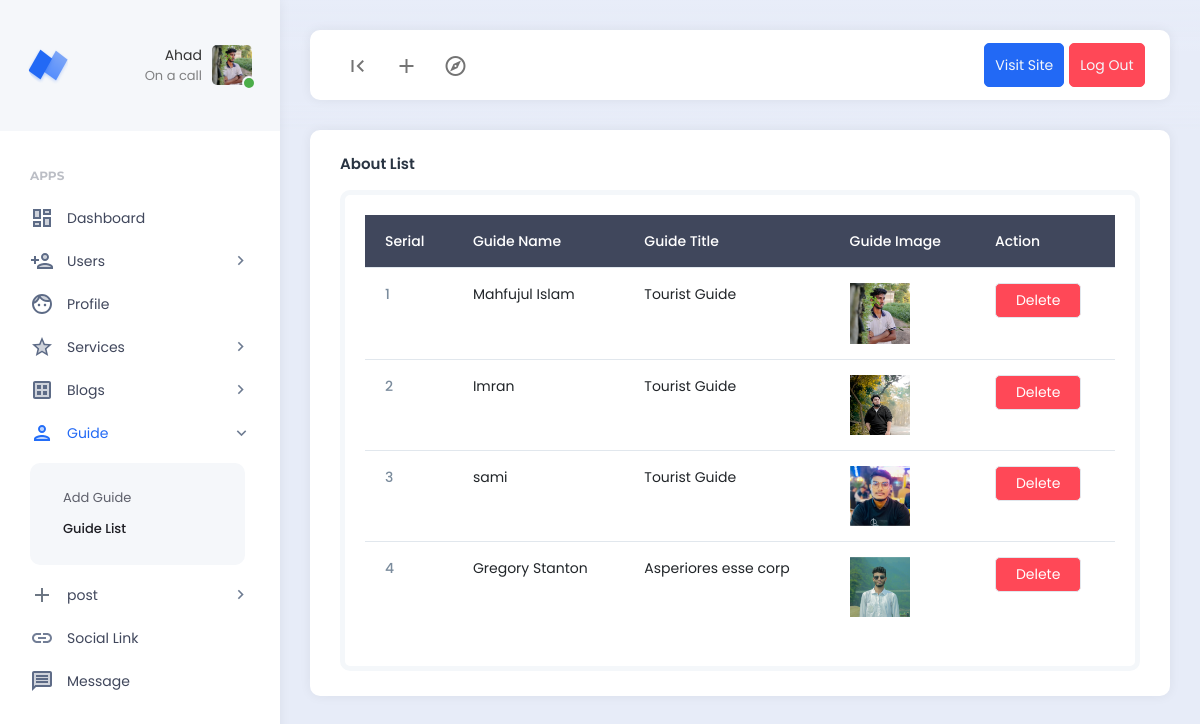
Screenshot of /dashboard/guide_list.php (signed in) with the database file from the repository.
### tables this page shows
CREATE TABLE `guids` (
  `id` int NOT NULL,
  `guide_name` varchar(50) NOT NULL,
  `guide_title` varchar(100) NOT NULL,
  `guide_image` varchar(100) NOT NULL
);

### dashboard/guide_list.php (the view)
<?php
require_once('./includes/header.php');
?>
<div class="card">
    <div class="card-header">
        <h5 class="card-title">About List</h5>
    </div>
    <div class="card-body">
        <div class="example-container">
            <div class="example-content">
                <table class="table">
                    <thead class="table-dark">
                        <tr>
                            <th scope="col">Serial</th>
                            <th scope="col">Guide Name</th></th>
                            <th scope="col">Guide Title</th></th>
                            <th scope="col">Guide Image</th>
                            <th scope="col">Action</th>
                        </tr>
                    </thead>
                    <tbody>
                        <?php
                        $guide_list_query = " SELECT * FROM guids ";
                        $guide_list_query_db = mysqli_query($db_connect, $guide_list_query);
                        $serial = 1;
                        foreach ($guide_list_query_db as  $guide) : ?>
                            <tr>
                                <th scope="row"><?= $serial++ ?></th>
                                <td><?= $guide['guide_name'] ?></td>
                                <td><?= $guide['guide_title'] ?></td>
                                <td><img width="60px" src="./upload/guide_pic/<?= $guide['guide_image'] ?>" alt=""></td>
                                <td>
                                    <a href="./guide_delete.php?id=<?=$guide['id'] ?>" class="btn btn-danger">Delete</a>
                                </td>
                            </tr>
                        <?php
                        endforeach;
                        ?>
                    </tbody>
                </table>
            </div>
        </div>
    </div>
</div>
<?php
require_once('./includes/footer.php');
?>

### dashboard/includes/header.php (shortened to what this page needs)
<?php
require_once('../db_connect.php');
$explode = explode('/', $_SERVER['PHP_SELF']);
$page_name = end($explode);
$pre_name = $_SESSION['auth_name'];
$admin_check_query = "SELECT * FROM `admins` WHERE name = '$pre_name' ";
$admin_db = mysqli_query($db_connect, $admin_check_query);
$admin = mysqli_fetch_assoc($admin_db);
$id = $_SESSION['auth_id'];
$demo_pic_query = "SELECT profile_pic FROM admins WHERE id=$id ";
$demo_pic_connect_db = mysqli_query($db_connect, $demo_pic_query);
$demo_pic_name = mysqli_fetch_assoc($demo_pic_connect_db)['profile_pic'];
?>
<!DOCTYPE html>
<html lang="en">
<head>
    <link href="./assets/plugins/bootstrap/css/bootstrap.min.css" rel="stylesheet">
    <link href="./assets/plugins/perfectscroll/perfect-scrollbar.css" rel="stylesheet">
    <link href="./assets/plugins/pace/pace.css" rel="stylesheet">
    <link href="./assets/css/main.min.css" rel="stylesheet">
    <link href="./assets/css/custom.css" rel="stylesheet">
</head>
<body>
    <div class="app align-content-stretch d-flex flex-wrap">
        <div class="app-sidebar">
            <div class="logo">
                <a href="index.html" class="logo-icon"><span class="logo-text">Neptune</span></a>
                <div class="sidebar-user-switcher user-activity-online">
                    <a href="#">
                        <img src="./upload/profile_pic/<?=$demo_pic_name?>" alt="">
                        <span class="activity-indicator"></span>
                        <span class="user-info-text"><?= $_SESSION['auth_name'] ?><br><span class="user-state-info">On a call</span></span>
                    </a>
                </div>
            </div>
            <div class="app-menu">
                <ul class="accordion-menu">
                    <li class="sidebar-title">
                        Apps
                    </li>
                    <li class="<?= ($page_name == 'home.php') ? 'active-page' : '' ?>">
                        <a href="./home.php" class="active"><i class="material-icons-two-tone">dashboard</i>Dashboard</a>
                    </li>
                    <li <?= ($admin['role'] == 'admin') ? '' : 'hidden' ?> class="<?= ($page_name == 'add_users.php'  ) ? 'active-page' : '' ?>">
                        <a href=""><i class="material-icons-two-tone">person_add</i>Users<i class="material-icons has-sub-menu">keyboard_arrow_right</i></a>
                    </li>
                    <li class="<?= ($page_name == 'profile.php' ) ? 'active-page' : '' ?>">
                        <a href="./profile.php" class="active"><i class="material-icons-two-tone">face</i>Profile</a>
                    </li>
                    <li class="<?= ($page_name == 'add_service.php' ) || ($page_name == 'service_list.php' ) ? 'active-page' : '' ?>">
                        <a href=""><i class="material-icons-two-tone">star</i>Services<i class="material-icons has-sub-menu">keyboard_arrow_right</i></a>
                    </li>
                    <li class="<?= ($page_name == 'add_blog.php' ) || ($page_name == 'blog_list.php' ) ? 'active-page' : '' ?>">
                        <a href=""><i class="material-icons-two-tone">dataset</i>Blogs<i class="material-icons has-sub-menu">keyboard_arrow_right</i></a>
                    </li>
                    <li class="<?= ($page_name == 'guide_add.php' ) || ($page_name == 'guide_list.php' )  ? 'active-page' : '' ?>">
                        <a href=""><i class="material-icons-two-tone">person</i>Guide<i class="material-icons has-sub-menu">keyboard_arrow_right</i></a>
                        <ul class="sub-menu">
                            <li>
                                <a class="<?= ($page_name == 'guide_add.php') ? 'active' : '' ?>" href="./guide_add.php">Add Guide</a>
                            </li>
                            <li>
                                <a class="<?= ($page_name == 'guide_list.php') ? 'active' : '' ?>" href="./guide_list.php">Guide List</a>
                            </li>
                        </ul>
                    </li>
                    <li class="<?= ($page_name == 'post_add.php' ) || ($page_name == 'post_list.php' ) ? 'active-page' : '' ?>">
                        <a href=""><i class="material-icons-two-tone">add</i>post<i class="material-icons has-sub-menu">keyboard_arrow_right</i></a>
                    </li>
                    <li class="<?= ($page_name == 'social.php') ? 'active-page' : '' ?>">
                        <a href="./social.php" class="active"><i class="material-icons-two-tone">link</i>Social Link</a>
                    </li>
                    <li class="<?= ($page_name == 'contact_list.php') ? 'active-page' : '' ?>">
                        <a href="./contact_list.php" class="active"><i class="material-icons-two-tone">message</i>Message</a>
                    </li>
                </ul>
            </div>
        </div>
        <div class="app-container">
            <div class="app-header">
                <nav class="navbar navbar-light navbar-expand-lg">
                    <div class="container-fluid">
                        <div class="navbar-nav" id="navbarNav">
                            <ul class="navbar-nav">
                                <li class="nav-item">
                                    <a class="nav-link hide-sidebar-toggle-button" href="#"><i class="material-icons">first_page</i></a>
                                </li>
                                <li class="nav-item dropdown hidden-on-mobile">
                                    <a class="nav-link dropdown-toggle" href="#" id="addDropdownLink" role="button" data-bs-toggle="dropdown" aria-expanded="false">
                                        <i class="material-icons">add</i>
                                    </a>
                                </li>
                                <li class="nav-item dropdown hidden-on-mobile">
                                    <a class="nav-link dropdown-toggle" href="#" id="exploreDropdownLink" role="button" data-bs-toggle="dropdown" aria-expanded="false">
                                        <i class="material-icons-outlined">explore</i>
                                    </a>
                                </li>
                            </ul>
                        </div>
                        <div class="d-flex">
                            <ul class="navbar-nav">
                                <li class="nav-item hidden-on-mobile">
                                    <a class="nav-link btn btn-primary text-light" target="_blank" href="../frontend/index.php">Visit Site</a>
                                </li>
                                <li class="nav-item hidden-on-mobile">
                                    <a class="nav-link btn btn-danger text-light" href="./auth/signin.php">Log Out</a>
                                </li>
                            </ul>
                        </div>
                    </div>
                </nav>
            </div>
            <div class="app-content">
                <div class="content-wrapper">

### dashboard/includes/footer.php (shortened to what this page needs)
</div>
            </div>
        </div>
    </div>
</body>
</html>

### rows the page displays
guids: guide_name "Mahfujul Islam", guide_title "Tourist Guide", guide_image (picture)
guids: guide_name "Imran", guide_title "Tourist Guide", guide_image (picture)
guids: guide_name "sami", guide_title "Tourist Guide", guide_image (picture)
guids: guide_name "Gregory Stanton", guide_title "Asperiores esse corp", guide_image (picture)

### other values shown
$_SESSION['auth_name'] "Ahad"
